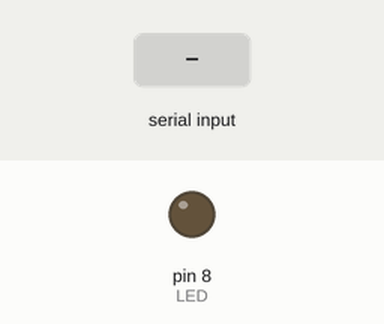
Recording of a sketch running on a simulated Arduino Uno, built with avr-gcc and run on an emulated ATmega328P. On the bench: output pins drawn as LEDs (lit = HIGH). The test bench sets the inputs (shaded band).

Above: at 1.2 s.
1.3 s: "1" received over the second serial link
At 2.5 s:
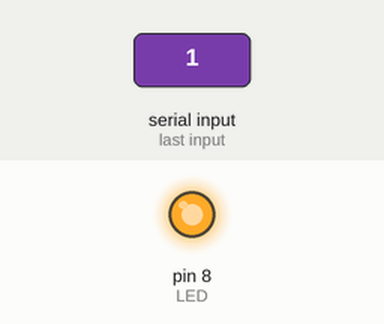
2.8 s: "0" received over the second serial link
At 3.7 s:
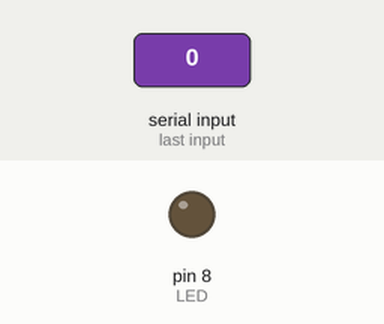
Timing chart, 0 to 5.8 s (numbered marks = the images above; inputs shaded):
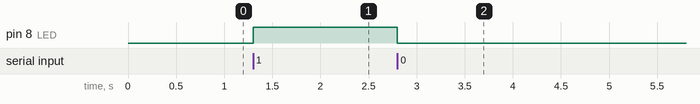

Measured:
- after the input at 1.3 s, pin 8 (LED): LOW → HIGH at once
- after the input at 2.8 s, pin 8 (LED): HIGH → LOW at once

The sketch:

BLELED.ino
```cpp
#include <SoftwareSerial.h>
#include <Wire.h>
//http://drho.club/2018/06/arduino-bluetooth-mobile-phone01/

int LED = 8;//定義LED的引腳
SoftwareSerial BT(10,11); //定義藍芽模組 TXD、RXD 對應 arduino 的引腳

void setup() {
  BT.begin(9600);
  pinMode(LED, OUTPUT);
}

void loop() {
  byte cmd[20];
  int strsize;
  while(true){
    if ((strsize=(BT.available()))>0){
      for (int i=0; i<strsize; i++){
        cmd[i]=char(BT.read());
      }
    }
    if (cmd[0]=='1') {
      digitalWrite(LED, HIGH);//亮燈
    } else {
      digitalWrite(LED, LOW);//滅燈
    }
  }
}
```
